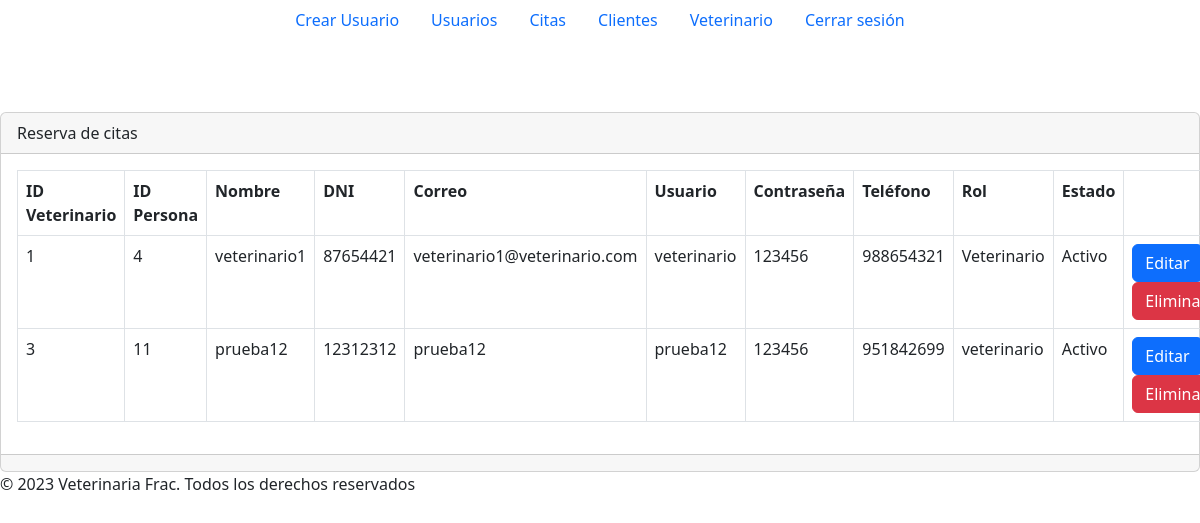
Screenshot of /secciones/veterinario/index.php with the database file from the repository.
### tables this page shows
CREATE TABLE `veterinario` (
  `id` int(8) NOT NULL,
  `id_persona` int(8) NOT NULL
);

CREATE TABLE `persona` (
  `id` int(8) NOT NULL,
  `nombre` varchar(255) NOT NULL,
  `dni` int(8) NOT NULL,
  `correo` varchar(255) NOT NULL,
  `usuario` varchar(255) NOT NULL,
  `contrasenia` varchar(255) NOT NULL,
  `telefono` int(9) NOT NULL,
  `rol` varchar(255) NOT NULL,
  `estado` tinyint(1) NOT NULL
);

### secciones/veterinario/index.php (the view, shortened to what this page needs)
<?php
include("../../config/bd.php");
function getDatosVeterinario($conn) {
    $sql = "SELECT v.id, v.id_persona, p.nombre, p.dni, p.correo, p.usuario, p.contrasenia, p.telefono, p.rol, (CASE WHEN p.estado = 1 THEN 'Activo' WHEN p.estado = 2 THEN 'Descanso/vacaciones' ELSE 'Baja' END) AS estados
    FROM veterinario v
    INNER JOIN persona p ON v.id_persona = p.id";
    $result = $conn->query($sql);
    if ($result->num_rows > 0) {
        return $result->fetch_all(MYSQLI_ASSOC);
    } else {
        return [];
    }
}
$reservations = getDatosVeterinario($conn);
?>
<?php include("../../plantillas/header.php")?>
<br />
<br />
<br />
<div class="card">
    <div class="card-header">
        Reserva de citas
    </div>
    <div class="card-body">
        <div class="table-responsive-sm">
            <table class="table table-bordered">
            <tr>
                <th>ID Veterinario</th>
                <th>ID Persona</th>
                <th>Nombre</th>
                <th>DNI</th>
                <th>Correo</th>
                <th>Usuario</th>
                <th>Contraseña</th>
                <th>Teléfono</th>
                <th>Rol</th>
                <th>Estado</th>
            </tr>
            <?php foreach ($reservations as $reservation) : ?>
                <tr>
                    <td><?php echo $reservation['id']; ?></td>
                    <td><?php echo $reservation['id_persona']; ?></td>
                    <td><?php echo $reservation['nombre']; ?></td>
                    <td><?php echo $reservation['dni']; ?></td>
                    <td><?php echo $reservation['correo']; ?></td>
                    <td><?php echo $reservation['usuario']; ?></td>
                    <td><?php echo $reservation['contrasenia']; ?></td>
                    <td><?php echo $reservation['telefono']; ?></td>
                    <td><?php echo $reservation['rol']; ?></td>
                    <td><?php echo $reservation['estados']; ?></td>
                    <td>
                        <a href="editar.php?id=<?php echo $reservation['id']; ?>" class="btn btn-primary">Editar</a>
                        <a href="index.php?id=<?php echo $reservation['id']; ?>" class="btn btn-danger">Eliminar</a>
                    </tr>
            <?php endforeach; ?>
            </table>
        </div>
    </div>
    <div class="card-footer text-muted">
    </div>
</div>
<?php include("../../plantillas/footer.php")?>

### rows the page displays
veterinario: id "1", id_persona "4", id_persona.nombre "veterinario1", id_persona.dni "87654421", id_persona.correo "veterinario1@veterinario.com", id_persona.usuario "veterinario", id_persona.contrasenia "123456", id_persona.telefono "988654321", id_persona.rol "Veterinario", estados "Activo"
veterinario: id "3", id_persona "11", id_persona.nombre "prueba12", id_persona.dni "12312312", id_persona.correo "prueba12", id_persona.usuario "prueba12", id_persona.contrasenia "123456", id_persona.telefono "951842699", id_persona.rol "veterinario", estados "Activo"
